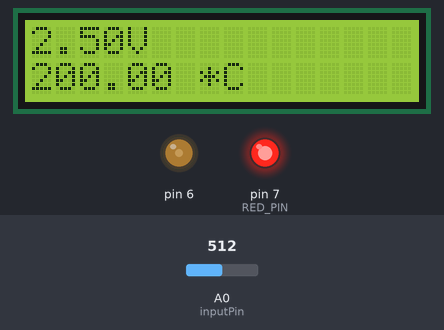
A sketch run on a simulated Arduino Uno, built with avr-gcc and run on an emulated ATmega328P. Shown: 16×2 character LCD, output pins drawn as LEDs (lit = HIGH). The test bench sets the inputs (shaded band); at power-on: A0 (inputPin) = 512. Pins used as bus, display or sensor lines are not drawn.

Above: at 1.2 s.
1.3 s: A0 (inputPin) set to 204
At 2.5 s:
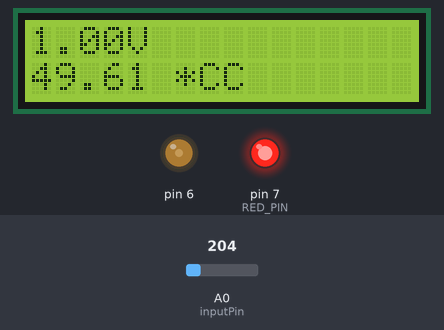
3.5 s: A0 (inputPin) set to 182
At 5.2 s:
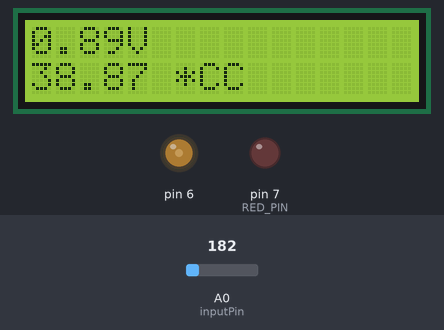
5.5 s: A0 (inputPin) set to 131
At 7.2 s:
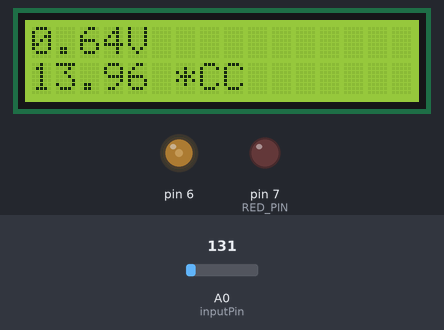
7.5 s: A0 (inputPin) set to 112
At 8.9 s:
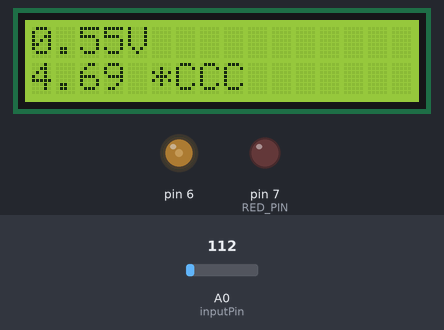
9.5 s: A0 (inputPin) set to 35
At 10.6 s:
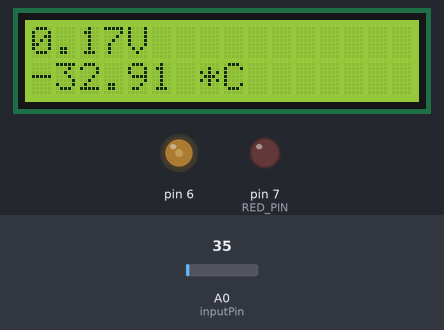
11.5 s: A0 (inputPin) set to 77
At 12.4 s:
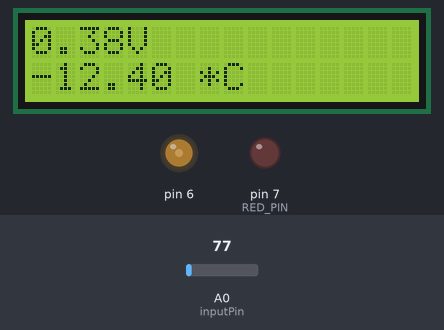
13.5 s: A0 (inputPin) set to 91
Timing chart, 0 to 16.5 s (numbered marks = the images above; inputs shaded):
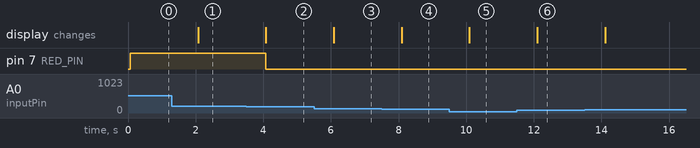

Measured:
- the behaviour switches between 195 and 194 on A0 (inputPin) (found by bisection; images 1 and 2)
- the behaviour switches between 123 and 122 on A0 (inputPin) (found by bisection; images 3 and 4)
- after the input at 1.3 s, the display: changes after 0.77 s (image 1)
- after the input at 3.5 s, pin 7 (RED_PIN): HIGH → LOW after 0.57 s; the display: changes after 0.58 s (image 2)
- after the input at 5.5 s, the display: changes after 0.58 s (image 3)
- after the input at 7.5 s, the display: changes after 0.59 s (image 4)
- after the input at 9.5 s, the display: changes after 0.59 s (image 5)
- after the input at 11.5 s, the display: changes after 0.60 s (image 6)

The sketch:

DetectorBuilding.ino
```cpp
#include <LiquidCrystal.h>
int Contrast=75;
LiquidCrystal lcd(12, 11, 5, 4, 3, 2);
int inputPin = 0;
int reading = 0;
int RED_PIN = 7;
int BLUE_PIN = 1;
int GREEN_PIN = 0;

void setup()
{
  // put your setup code here, to run once:
  Serial.begin(9600);
  pinMode(RED_PIN, OUTPUT);
  pinMode(BLUE_PIN, OUTPUT);
  pinMode(GREEN_PIN, OUTPUT);
  analogWrite(6,Contrast);
  lcd.begin(16, 2);
}

void loop()
{
  digitalWrite(RED_PIN, LOW);
  digitalWrite(GREEN_PIN, LOW);
  digitalWrite(BLUE_PIN, LOW);
  // put your main code here, to run repeatedly:
  reading = analogRead(inputPin);
  float voltage = reading * 5.0;
  voltage /= 1024.0;
  lcd.setCursor(0, 0);
  lcd.print(voltage); lcd.print("V");
  float temperatureC = (voltage - 0.5) * 100 ;
  lcd.setCursor(0, 1);
  lcd.print(temperatureC); lcd.print(" *C");

  if(temperatureC >= 45)
  {
    digitalWrite(RED_PIN, HIGH);
  }
  else if(temperatureC >= 25 && temperatureC < 45)
  {
    digitalWrite(BLUE_PIN, HIGH);
  }
  else if(temperatureC < 25)
  {
    digitalWrite(GREEN_PIN, HIGH);
  }

 // now convert to Fahrenheit
// float temperatureF = (temperatureC * 9.0 / 5.0) + 32.0;
// Serial.print(temperatureF); Serial.println(" degrees F");
 delay(1000);
}
```
